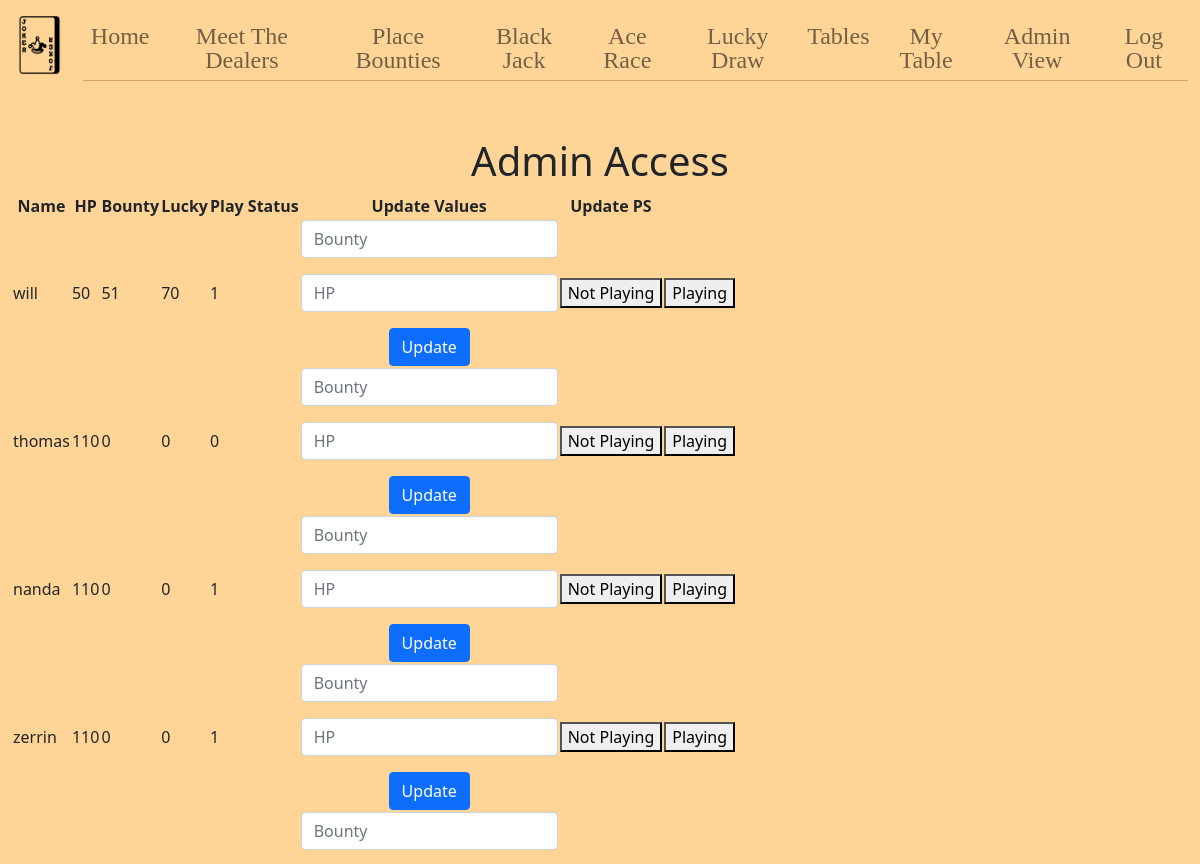
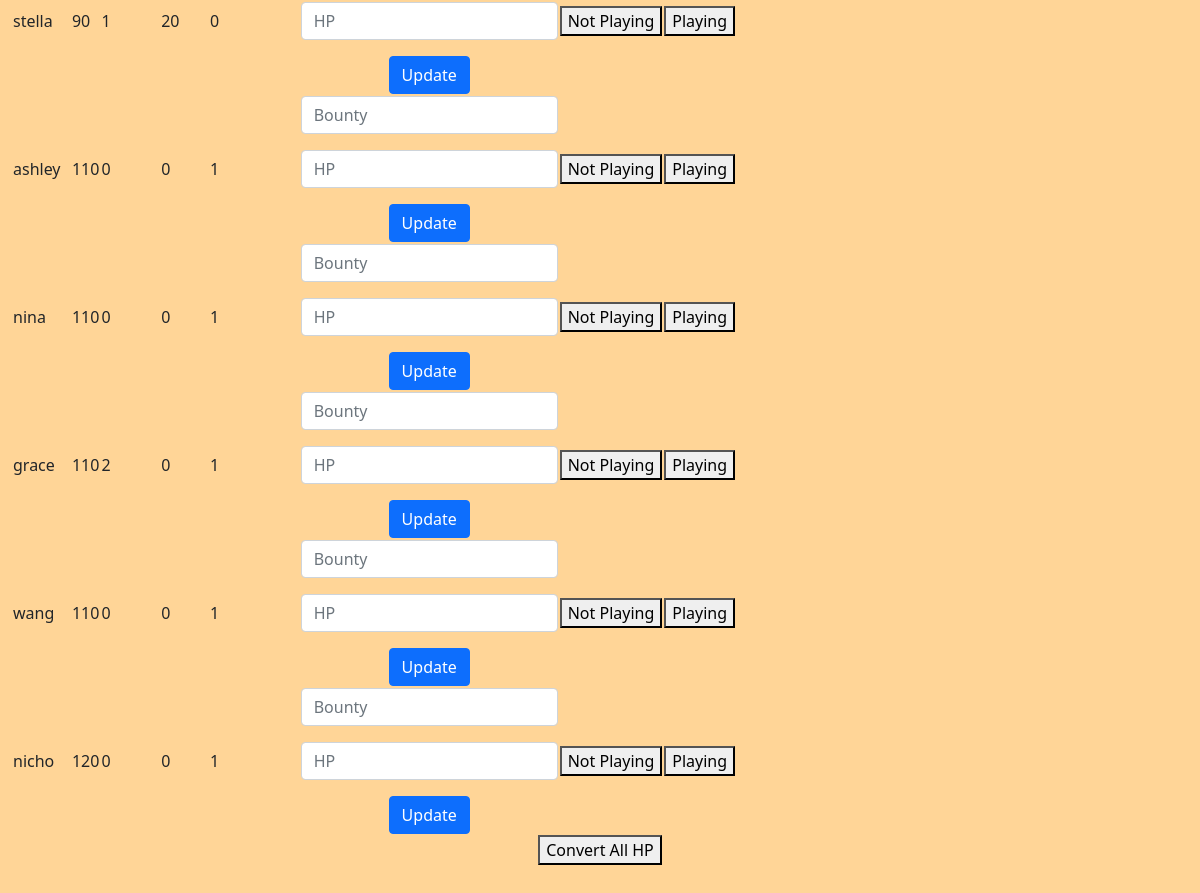
The page /admin (signed in) on the database as committed earlier (2 pictures, top to bottom).
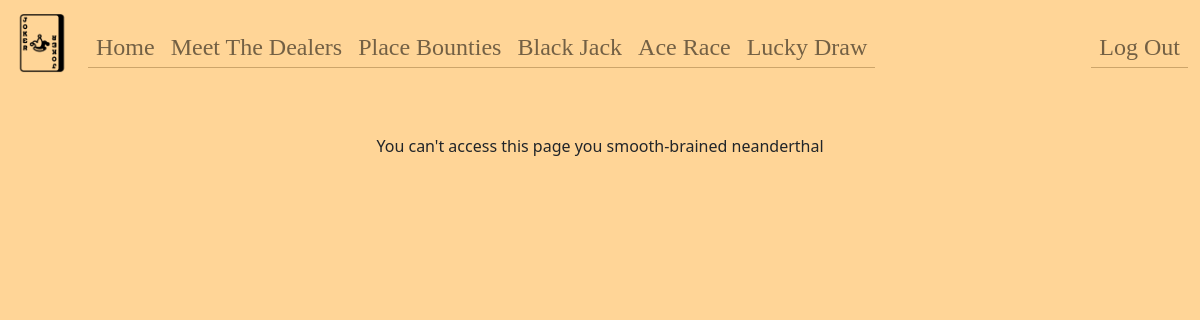
The same page on the database as committed later.
### tables this page shows
CREATE TABLE users (
  id INTEGER PRIMARY KEY AUTOINCREMENT,
  name TEXT NOT NULL,
  hash TEXT NOT NULL,
  email TEXT,
  hp INTEGER DEFAULT 0 NOT NULL,
  bounty INTEGER DEFAULT 0 NOT NULL,
  lucky INTEGER DEFAULT 0 NOT NULL,
  playing INTEGER DEFAULT 0 NOT NULL,
  dealing INTEGER DEFAULT 0 NOT NULL,
  permission INTEGER DEFAULT 0 NOT NULL,
  poker INTEGER DEFAULT 0 NOT NULL,
  tableid INTEGER DEFAULT 0 NOT NULL
);

### app.py (the view)
@app.route("/admin", methods=["GET", "POST"])
@login_required
def admin():
    if request.method == "POST":
        bounty = request.form.get("bounty")
        hp = request.form.get("hp")
        updateid = request.form.get("updateid")
        id = request.form.get("id")
        idplay = request.form.get("idplay")
        convert = request.form.get("convert")
        if bounty:
            db.execute("UPDATE users SET bounty = ? WHERE id = ?", bounty, updateid)
        if hp:
            db.execute("UPDATE users SET hp = ? WHERE id = ?", hp, updateid)
        if id:
            db.execute("UPDATE users SET playing = 0 WHERE id = ?", id)
        if idplay:
            db.execute("UPDATE users SET playing = 1, bounty = bounty + 1 WHERE id = ?", idplay)
        if convert:
            users = db.execute("SELECT * FROM users")
            for user in users:
                bountyhp = user["bounty"] * 10
                db.execute("UPDATE users SET  hp = hp + ?, bounty = bounty - ? WHERE id = ?", bountyhp, user["bounty"], user["id"])
                db.execute("UPDATE users SET lucky = lucky + ?, hp = hp - ? WHERE id = ?", user["hp"], user["hp"], user["id"])
        persons = db.execute("SELECT * FROM users")
        return render_template("admin.html", persons=persons)
    else:
        persons = db.execute("SELECT * FROM users")
        return render_template("admin.html", persons=persons)

### app.py (called while the page is built)
@app.after_request
def after_request(response):
    response.headers["Cache-Control"] = "no-cache, no-store, must-revalidate"
    response.headers["Expires"] = 0
    response.headers["Pragma"] = "no-cache"
    return response

### helpers.py (called while the page is built)
def login_required(f):
    @wraps(f)
    def decorated_function(*args, **kwargs):
        if session.get("user_id") is None:
            return redirect("/login")
        return f(*args, **kwargs)
    return decorated_function

### templates/admin.html (shortened to what this page needs)
{% extends "layout.html" %}
{% block main %}
    {% if session["admin"] == 1 %}
    <h1>Admin Access</h1>
    <table>
        <thead>
            <tr>
                <th>Name</th>
                <th>HP</th>
                <th>Bounty</th>
                <th>Lucky</th>
                <th>Play Status</th>
                <th>Update Values</th>
                <th>Update PS</th>
            </tr>
        </thead>
        <tbody>
        {% for person in persons %}
            <tr class="">
                <td class="text-start">{{ person["name"] }}</td>
                <td class="text-start">{{ person["hp"] }}</td>
                <td class="text-start">{{ person["bounty"] }}</td>
                <td class="text-start">{{ person["lucky"] }}</td>
                <td class="text-start">{{ person["playing"] }}</td>
                <td>
                    <form action="/admin" method="post">
                        <div class="mb-3">
                            <input autocomplete="off" autofocus class="form-control mx-auto w-auto" id="bounty" name="bounty" placeholder="Bounty" type="number" min="0">
                        </div>
                        <div class="mb-3">
                            <input autocomplete="off" autofocus class="form-control mx-auto w-auto" id="hp" name="hp" placeholder="HP" type="number" min="0">
                        </div>
                        <button class="btn btn-primary" type="submit">Update</button>
                    </form>
                </td>
                <td>
                    <form action="/admin" method="post">
                        <button type="submit">Not Playing</button>
                    </form>
                </td>
                <td>
                    <form action="/admin" method="post">
                        <button type="submit">Playing</button>
                    </form>
                </td>
            </tr>
        {% endfor %}
        </tbody>
    </table>
        {% if session["user_id"] == 1 or session["user_id"] == 2 %}
        <form action="/admin" method="post">
            <button type="submit">Convert All HP</button>
        </form>
        {% endif %}
    {% else %}
    <div>
        You can't access this page you smooth-brained neanderthal
    </div>
    {% endif %}
{% endblock %}

Rows that differ between the two databases and show on the page:
no longer on this page (row edited): users: name "will", hp "50", bounty "51", lucky "70", playing "1"
no longer on this page (row edited): users: name "thomas", hp "110", bounty "0", lucky "0", playing "0"
no longer on this page (row edited): users: name "nanda", hp "110", bounty "0", lucky "0", playing "1"
removed users: name "zerrin", hp "110", bounty "0", lucky "0", playing "1"
no longer on this page (row edited): users: name "stella", hp "90", bounty "1", lucky "20", playing "0"
no longer on this page (row edited): users: name "ashley", hp "110", bounty "0", lucky "0", playing "1"
no longer on this page (row edited): users: name "nina", hp "110", bounty "0", lucky "0", playing "1"
no longer on this page (row edited): users: name "grace", hp "110", bounty "2", lucky "0", playing "1"
no longer on this page (row edited): users: name "wang", hp "110", bounty "0", lucky "0", playing "1"
no longer on this page (row edited): users: name "nicho", hp "120", bounty "0", lucky "0", playing "1"
Other text that changed with them:
text no longer shown: "Tables My Table Admin View Admin Access Name HP Bounty Lucky Play Status Update Values Update PS Convert All HP"
text now shown: "You can't access this page you smooth-brained neanderthal"
